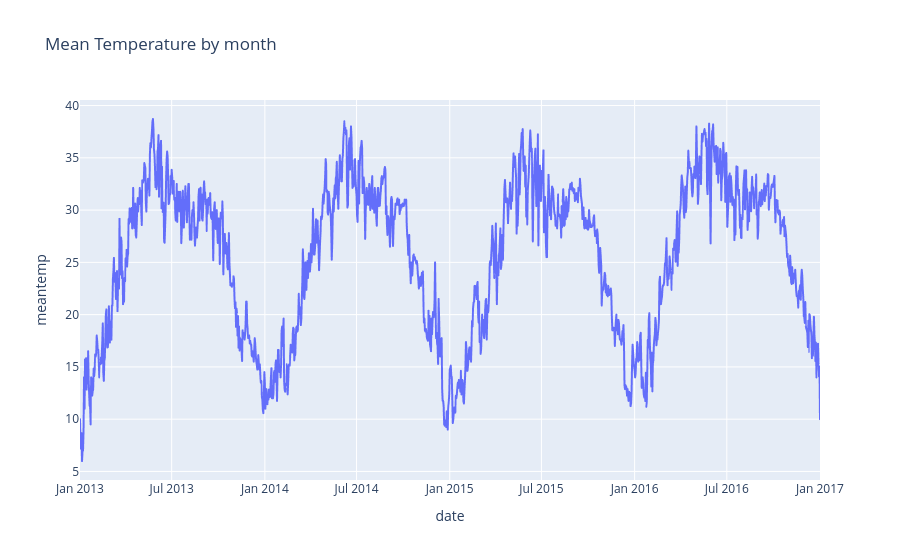

This figure's notebook cell:
### Code cell
fig = px.line(df, x=df_scaled.index, y='meantemp', title='Mean Temperature by month')
fig.show()

### Figure 1 — Plotly figure (JSON) as saved in the notebook; plotly's stock layout.template omitted (floating-point values rounded to 4 significant figures; data arrays with more than 128 entries replaced by an {"elided": "..."} marker saying what was removed)
{"data": [{"hovertemplate": "date=%{x}<br>meantemp=%{y}<extra></extra>", "legendgroup": "", "line": {"color": "#636efa", "dash": "solid"}, "marker": {"symbol": "circle"}, "mode": "lines", "name": "", "showlegend": false, "type": "scattergl", "x": {"elided": "1462 str values"}, "xaxis": "x", "y": {"elided": "1462 float values"}, "yaxis": "y"}], "layout": {"legend": {"tracegroupgap": 0}, "title": {"text": "Mean Temperature by month"}, "xaxis": {"anchor": "y", "domain": [0, 1], "title": {"text": "date"}}, "yaxis": {"anchor": "x", "domain": [0, 1], "title": {"text": "meantemp"}}}}
